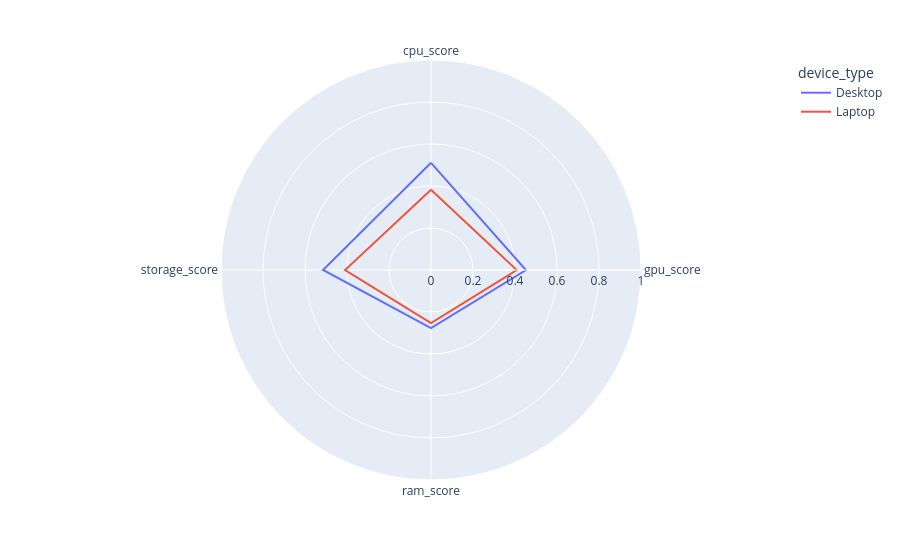
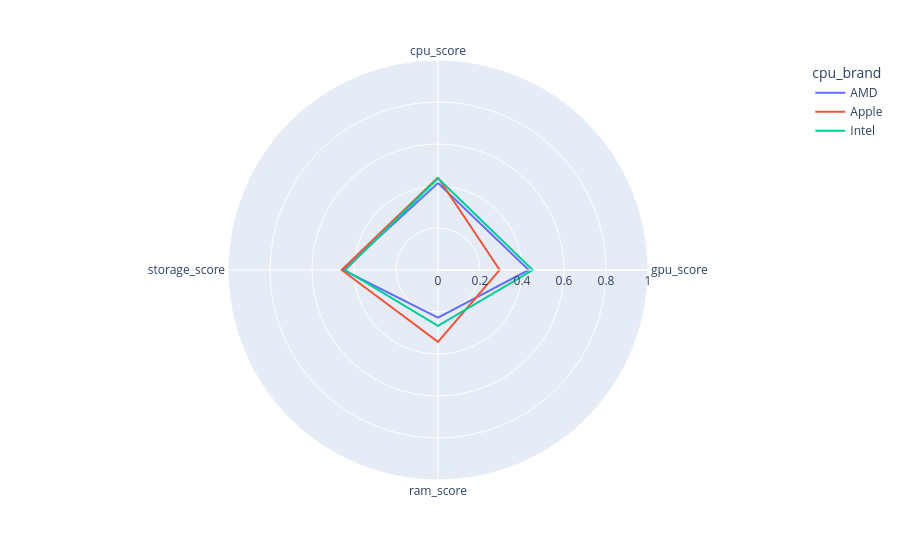
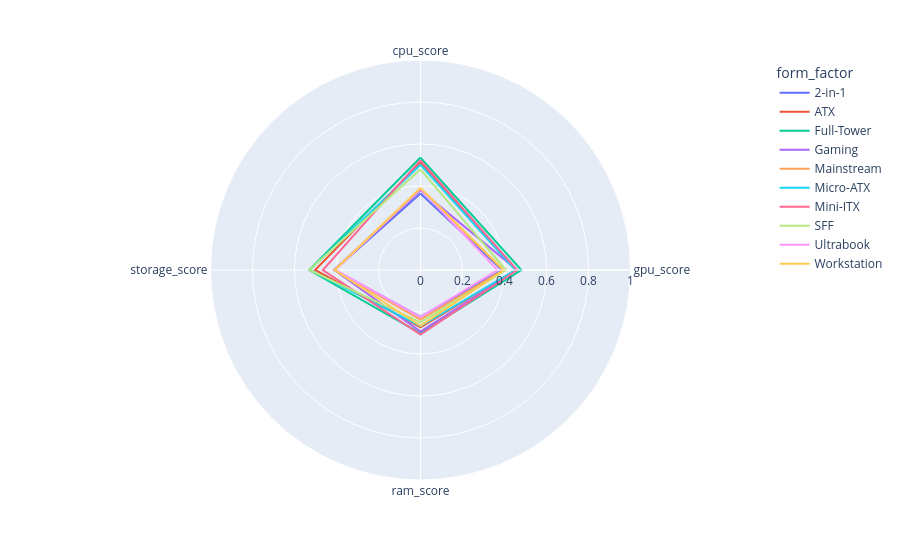

The code cell stored with these charts, in order, in its notebook:
### Code cell
maxlen = 1000
plot_radar(processed_data[:maxlen], cat_features[0]).show()
plot_radar(processed_data[:maxlen], cat_features[1]).show()
plot_radar(processed_data[:maxlen], cat_features[2]).show()

### Figure 1 — Plotly figure (JSON) as saved in the notebook; plotly's stock layout.template omitted (floating-point values rounded to 4 significant figures)
{"data": [{"hovertemplate": "device_type=Desktop<br>score=%{r}<br>metric=%{theta}<extra></extra>", "legendgroup": "Desktop", "line": {"color": "#636efa", "dash": "solid"}, "marker": {"symbol": "circle"}, "mode": "lines", "name": "Desktop", "r": [0.5105, 0.4522, 0.2764, 0.514, 0.5105], "showlegend": true, "subplot": "polar", "theta": ["cpu_score", "gpu_score", "ram_score", "storage_score", "cpu_score"], "type": "scatterpolar"}, {"hovertemplate": "device_type=Laptop<br>score=%{r}<br>metric=%{theta}<extra></extra>", "legendgroup": "Laptop", "line": {"color": "#EF553B", "dash": "solid"}, "marker": {"symbol": "circle"}, "mode": "lines", "name": "Laptop", "r": [0.3817, 0.4084, 0.2526, 0.4092, 0.3817], "showlegend": true, "subplot": "polar", "theta": ["cpu_score", "gpu_score", "ram_score", "storage_score", "cpu_score"], "type": "scatterpolar"}], "layout": {"legend": {"title": {"text": "device_type"}, "tracegroupgap": 0}, "margin": {"t": 60}, "polar": {"angularaxis": {"direction": "clockwise", "rotation": 90}, "domain": {"x": [0, 1], "y": [0, 1]}, "radialaxis": {"range": [0, 1]}}}}

### Figure 2 — Plotly figure (JSON) as saved in the notebook; plotly's stock layout.template omitted (floating-point values rounded to 4 significant figures)
{"data": [{"hovertemplate": "cpu_brand=AMD<br>score=%{r}<br>metric=%{theta}<extra></extra>", "legendgroup": "AMD", "line": {"color": "#636efa", "dash": "solid"}, "marker": {"symbol": "circle"}, "mode": "lines", "name": "AMD", "r": [0.4139, 0.4321, 0.2271, 0.452, 0.4139], "showlegend": true, "subplot": "polar", "theta": ["cpu_score", "gpu_score", "ram_score", "storage_score", "cpu_score"], "type": "scatterpolar"}, {"hovertemplate": "cpu_brand=Apple<br>score=%{r}<br>metric=%{theta}<extra></extra>", "legendgroup": "Apple", "line": {"color": "#EF553B", "dash": "solid"}, "marker": {"symbol": "circle"}, "mode": "lines", "name": "Apple", "r": [0.4404, 0.2938, 0.3425, 0.4586, 0.4404], "showlegend": true, "subplot": "polar", "theta": ["cpu_score", "gpu_score", "ram_score", "storage_score", "cpu_score"], "type": "scatterpolar"}, {"hovertemplate": "cpu_brand=Intel<br>score=%{r}<br>metric=%{theta}<extra></extra>", "legendgroup": "Intel", "line": {"color": "#00cc96", "dash": "solid"}, "marker": {"symbol": "circle"}, "mode": "lines", "name": "Intel", "r": [0.4373, 0.4513, 0.2654, 0.4424, 0.4373], "showlegend": true, "subplot": "polar", "theta": ["cpu_score", "gpu_score", "ram_score", "storage_score", "cpu_score"], "type": "scatterpolar"}], "layout": {"legend": {"title": {"text": "cpu_brand"}, "tracegroupgap": 0}, "margin": {"t": 60}, "polar": {"angularaxis": {"direction": "clockwise", "rotation": 90}, "domain": {"x": [0, 1], "y": [0, 1]}, "radialaxis": {"range": [0, 1]}}}}

### Figure 3 — Plotly figure (JSON) as saved in the notebook; plotly's stock layout.template omitted (floating-point values rounded to 4 significant figures)
{"data": [{"hovertemplate": "form_factor=2-in-1<br>score=%{r}<br>metric=%{theta}<extra></extra>", "legendgroup": "2-in-1", "line": {"color": "#636efa", "dash": "solid"}, "marker": {"symbol": "circle"}, "mode": "lines", "name": "2-in-1", "r": [0.3641, 0.3885, 0.2231, 0.4097, 0.3641], "showlegend": true, "subplot": "polar", "theta": ["cpu_score", "gpu_score", "ram_score", "storage_score", "cpu_score"], "type": "scatterpolar"}, {"hovertemplate": "form_factor=ATX<br>score=%{r}<br>metric=%{theta}<extra></extra>", "legendgroup": "ATX", "line": {"color": "#EF553B", "dash": "solid"}, "marker": {"symbol": "circle"}, "mode": "lines", "name": "ATX", "r": [0.5125, 0.4536, 0.2731, 0.502, 0.5125], "showlegend": true, "subplot": "polar", "theta": ["cpu_score", "gpu_score", "ram_score", "storage_score", "cpu_score"], "type": "scatterpolar"}, {"hovertemplate": "form_factor=Full-Tower<br>score=%{r}<br>metric=%{theta}<extra></extra>", "legendgroup": "Full-Tower", "line": {"color": "#00cc96", "dash": "solid"}, "marker": {"symbol": "circle"}, "mode": "lines", "name": "Full-Tower", "r": [0.5355, 0.4803, 0.3012, 0.5297, 0.5355], "showlegend": true, "subplot": "polar", "theta": ["cpu_score", "gpu_score", "ram_score", "storage_score", "cpu_score"], "type": "scatterpolar"}, {"hovertemplate": "form_factor=Gaming<br>score=%{r}<br>metric=%{theta}<extra></extra>", "legendgroup": "Gaming", "line": {"color": "#ab63fa", "dash": "solid"}, "marker": {"symbol": "circle"}, "mode": "lines", "name": "Gaming", "r": [0.38, 0.4593, 0.2929, 0.4112, 0.38], "showlegend": true, "subplot": "polar", "theta": ["cpu_score", "gpu_score", "ram_score", "storage_score", "cpu_score"], "type": "scatterpolar"}, {"hovertemplate": "form_factor=Mainstream<br>score=%{r}<br>metric=%{theta}<extra></extra>", "legendgroup": "Mainstream", "line": {"color": "#FFA15A", "dash": "solid"}, "marker": {"symbol": "circle"}, "mode": "lines", "name": "Mainstream", "r": [0.3855, 0.3938, 0.2365, 0.4094, 0.3855], "showlegend": true, "subplot": "polar", "theta": ["cpu_score", "gpu_score", "ram_score", "storage_score", "cpu_score"], "type": "scatterpolar"}, {"hovertemplate": "form_factor=Micro-ATX<br>score=%{r}<br>metric=%{theta}<extra></extra>", "legendgroup": "Micro-ATX", "line": {"color": "#19d3f3", "dash": "solid"}, "marker": {"symbol": "circle"}, "mode": "lines", "name": "Micro-ATX", "r": [0.5013, 0.4521, 0.2673, 0.5278, 0.5013], "showlegend": true, "subplot": "polar", "theta": ["cpu_score", "gpu_score", "ram_score", "storage_score", "cpu_score"], "type": "scatterpolar"}, {"hovertemplate": "form_factor=Mini-ITX<br>score=%{r}<br>metric=%{theta}<extra></extra>", "legendgroup": "Mini-ITX", "line": {"color": "#FF6692", "dash": "solid"}, "marker": {"symbol": "circle"}, "mode": "lines", "name": "Mini-ITX", "r": [0.5218, 0.4599, 0.3077, 0.465, 0.5218], "showlegend": true, "subplot": "polar", "theta": ["cpu_score", "gpu_score", "ram_score", "storage_score", "cpu_score"], "type": "scatterpolar"}, {"hovertemplate": "form_factor=SFF<br>score=%{r}<br>metric=%{theta}<extra></extra>", "legendgroup": "SFF", "line": {"color": "#B6E880", "dash": "solid"}, "marker": {"symbol": "circle"}, "mode": "lines", "name": "SFF", "r": [0.4795, 0.4069, 0.2496, 0.5294, 0.4795], "showlegend": true, "subplot": "polar", "theta": ["cpu_score", "gpu_score", "ram_score", "storage_score", "cpu_score"], "type": "scatterpolar"}, {"hovertemplate": "form_factor=Ultrabook<br>score=%{r}<br>metric=%{theta}<extra></extra>", "legendgroup": "Ultrabook", "line": {"color": "#FF97FF", "dash": "solid"}, "marker": {"symbol": "circle"}, "mode": "lines", "name": "Ultrabook", "r": [0.3868, 0.3663, 0.2239, 0.4059, 0.3868], "showlegend": true, "subplot": "polar", "theta": ["cpu_score", "gpu_score", "ram_score", "storage_score", "cpu_score"], "type": "scatterpolar"}, {"hovertemplate": "form_factor=Workstation<br>score=%{r}<br>metric=%{theta}<extra></extra>", "legendgroup": "Workstation", "line": {"color": "#FECB52", "dash": "solid"}, "marker": {"symbol": "circle"}, "mode": "lines", "name": "Workstation", "r": [0.3902, 0.3965, 0.2659, 0.4084, 0.3902], "showlegend": true, "subplot": "polar", "theta": ["cpu_score", "gpu_score", "ram_score", "storage_score", "cpu_score"], "type": "scatterpolar"}], "layout": {"legend": {"title": {"text": "form_factor"}, "tracegroupgap": 0}, "margin": {"t": 60}, "polar": {"angularaxis": {"direction": "clockwise", "rotation": 90}, "domain": {"x": [0, 1], "y": [0, 1]}, "radialaxis": {"range": [0, 1]}}}}
